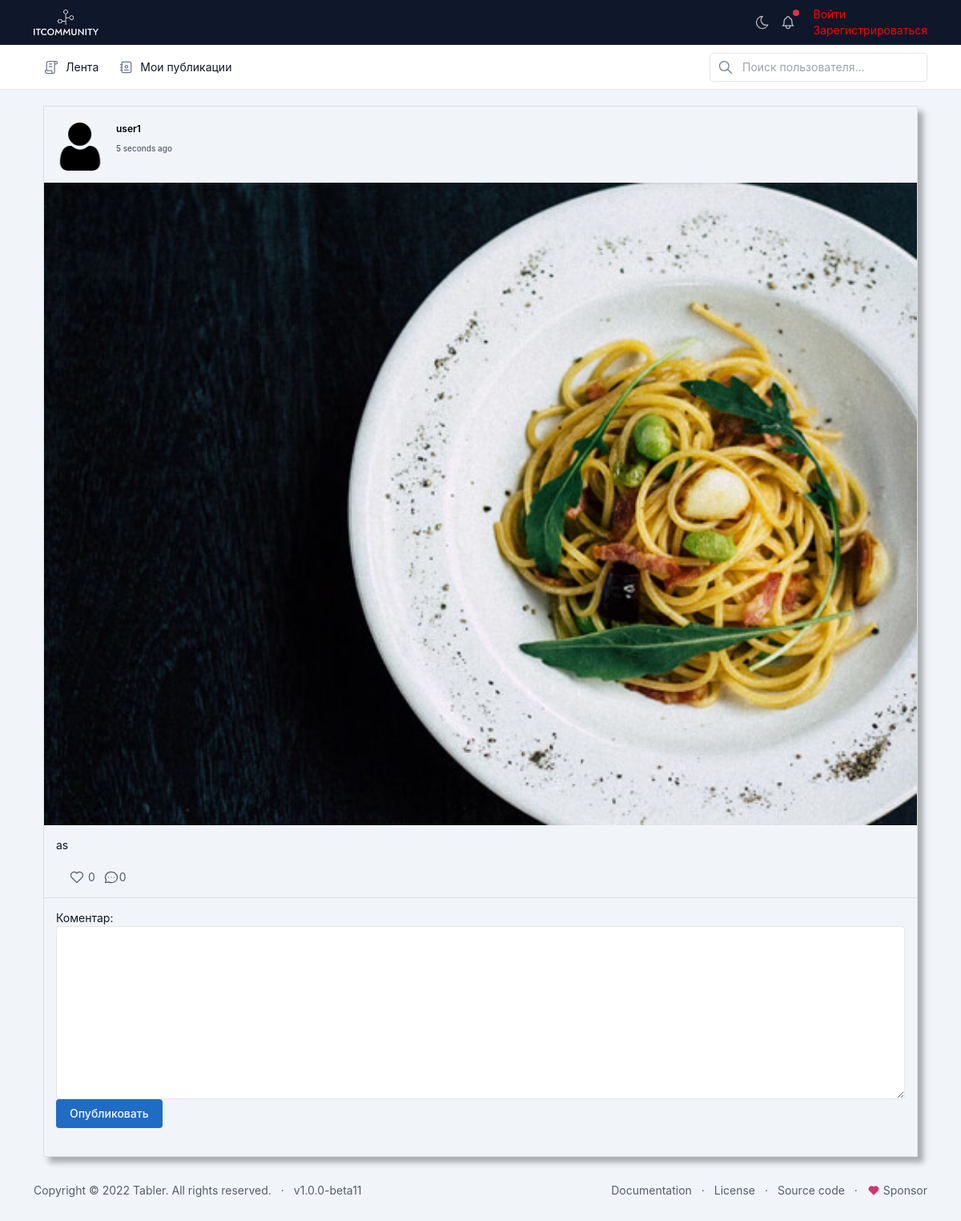
The app's page /post/detail/10/, older data.
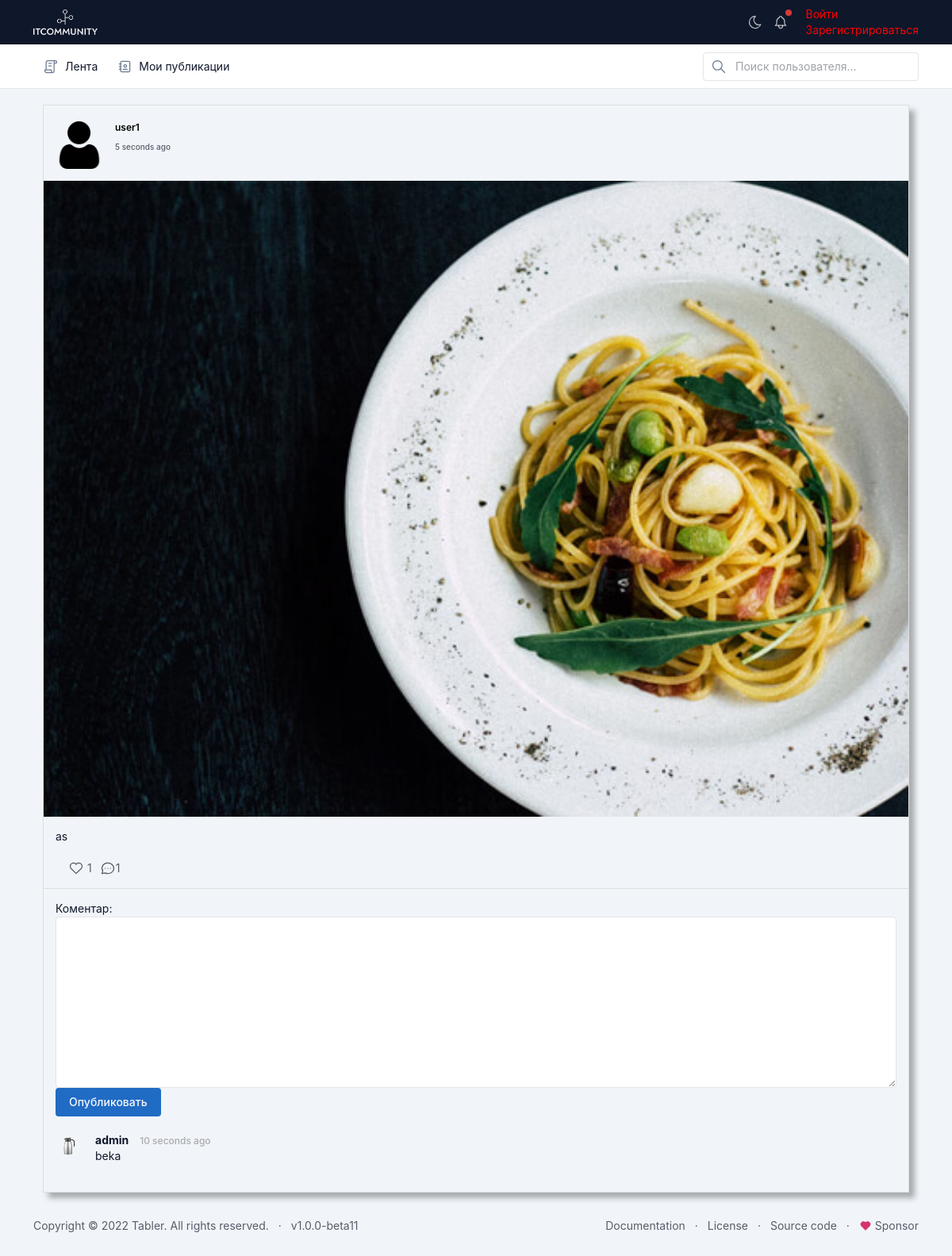
The same page, newer data.
### apps/posts/models.py (models this page shows, shortened)
class Post(models.Model):
    author = models.ForeignKey(User, on_delete=models.CASCADE, related_name="posts")
    image = models.ImageField(upload_to="posts/")
    description = models.TextField()
    is_archive = models.BooleanField(default=False)
    created = models.DateTimeField(auto_now_add=True)
    updated = models.DateTimeField(auto_now=True)
    likes = models.ManyToManyField(
        User,
        related_name="user_likes",
        null=True,
        blank=True
    )
    class Meta:
        verbose_name = "Публикация"
        verbose_name_plural = "Публикации"

class Comment(models.Model):
    author = models.ForeignKey(
        User,
        on_delete=models.CASCADE,
        related_name="comments"
    )
    post = models.ForeignKey(
        Post,
        on_delete=models.CASCADE,
        related_name="post_comments"
    )
    created = models.DateTimeField(auto_now_add=True)
    content = models.TextField("Комментарий")
    class Meta:
        verbose_name = "Комментарий"
        verbose_name_plural = "Комментарии"
        ordering = ["-created"]

### apps/accounts/models.py (models this page shows, shortened)
class User(AbstractUser):
    avatar = models.ImageField(
        upload_to="users/avatars/",
        null=True,  # для базы
        blank=True,  # для формы
        verbose_name="Фото профиля"
    )
    birthday = models.DateField("Дата рождения", null=True)
    phone = models.CharField("Номер телефона", max_length=14, null=True)
    following = models.ManyToManyField("self", blank=True, null=True,
                 related_name="followers", symmetrical=False)
    is_private = models.BooleanField(default=False)
    class Meta:
        verbose_name = "Пользователь"
        verbose_name_plural = "Пользователи"

### apps/posts/views.py (the view)
# urls.py: path("post/detail/<int:pk>/", PostDetailView.as_view(), name="post_detail"),
class PostDetailView(DetailView):
    template_name = "post_details.html"
    model = Post
    queryset = Post.objects.all()
    def get_context_data(self, **kwargs):
        context = super().get_context_data(**kwargs)
        context["form"] = PostUpdateForm(instance=self.get_object())
        context["comment_form"] = CommentForm()
        return context

### apps/posts/forms.py
class PostUpdateForm(forms.ModelForm):
    class Meta:
        model = Post
        fields = [
            "description",
            "image",
        ]
        widgets = {
            "image": forms.FileInput(
                attrs={"class": "form-control"}
            ),
            "description": forms.Textarea(
                attrs= {"class":"form-control"}
            )
        }
        labels = {
            "description": "Описание публикации"
        }

class CommentForm(forms.ModelForm):
    class Meta:
        model = Comment
        fields = ["content"]
        widgets = {
            "content": forms.Textarea(
                attrs={"class":"form-control"}
            )
        }
        labels = {
            "content": "Коментар"
        }

### apps/posts/templates/post_details.html (shortened to what the changed rows need)
{% extends 'base.html' %}
{% load static %}
{% block style_css %}
    <link rel="stylesheet" href="{% static 'css/post_detail.css' %}">
{% endblock %}
{% block content %}
    <div class="page-body">
        <div class="container-xl">
            <div class="content">
                <link rel="stylesheet" type="text/css"
                      href="//netdna.bootstrapcdn.com/font-awesome/4.1.0/css/font-awesome.min.css">
                <div class="container bootstrap snippets bootdey">
                    <div class="col-md-auto">
                        <div class="panel panel-white post panel-shadow">
                            <div class="post-heading">
                                <div class="pull-left meta">
                                    <div class="title h5">
                                        <a href="#"><b>{{ post.author.username }}</b></a>
                                    </div>
                                </div>
                            </div>
                            <div class="post-image">
                                <img src="{{ post.image.url }}" class="image" alt="image post"
                                     width="height:200px;">
                            </div>
                            <div class="post-description">
                                <p>{{ post.description }}</p>
                                <div class="stats">
                                    <div class="ms-auto d-flex">
                                        {% if request.user in post.likes.all %}
                                            <a href="{% url 'unlike_post' post.id %}" class="ms-3 text-muted">
                                                <svg xmlns="http://www.w3.org/2000/svg"
                                                     class="icon icon-filled text-red" width="24" height="24"
                                                     viewBox="0 0 24 24" stroke-width="2" stroke="currentColor"
                                                     fill="none" stroke-linecap="round" stroke-linejoin="round">
                                                    <path stroke="none" d="M0 0h24v24H0z" fill="none"/>
                                                    <path d="M19.5 12.572l-7.5 7.428l-7.5 -7.428m0 0a5 5 0 1 1 7.5 -6.566a5 5 0 1 1 7.5 6.572"/>
                                                </svg>
                                                {{ post.likes.count }}
                                            </a>
                                        {% else %}
                                            <a href="{% url 'like_post' post.id %}" class="ms-3 text-muted">
                                                {{ post.likes.count }}
                                            </a>
                                        {% endif %}
                                        <div class="text-muted d-flex" style="margin-left:10px;">
                                            {{ post.post_comments.count }}
                                        </div>
                                    </div>
                                </div>
                            </div>
                            <div class="post-footer">
                                <form action="{% url 'create_comment' post.id %}" method="post">
                                    {{ comment_form }}
                                </form>
                                <ul class="comments-list">
                                    {% for comment in post.post_comments.all %}
                                        <li class="comment">
                                            <a class="pull-left" href="#">
                                                {% if comment.author.avatar %}
                                                    <img class="avatar" src="{{ comment.author.avatar.url }}"
                                                         alt="avatar">
                                                {% else %}
                                                    <img src="/static/img/icons/user_profile.png" alt="" class="avatar">
                                                {% endif %}
                                            </a>
                                            <div class="comment-body">
                                                <div class="comment-heading">
                                                    <h4 class="user">{{ comment.author.username }}</h4>
                                                    <h5 class="time">10 seconds ago</h5>
                                                </div>
                                                <p> {{ comment.content }} </p>
                                            </div>
                                        </li>
                                    {% endfor %}
                                </ul>
                            </div>
                        </div>
                    </div>
                </div>
            </div>
        </div>
{% endblock %}

Row changes from the older to the newer data that the page shows:
changed Post "as": likes.count "0" → "1"; post_comments.count "0" → "1"
added Comment: author.avatar (picture), author.username "admin", content "beka"
